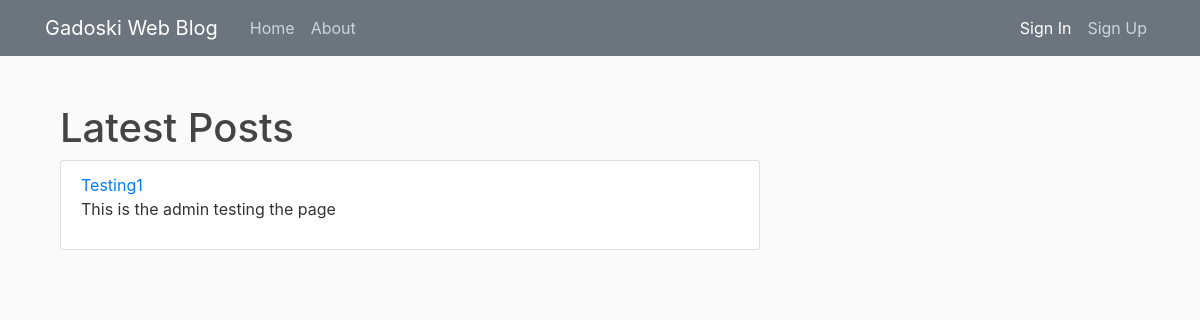
Before: /latest-posts with the older database file.
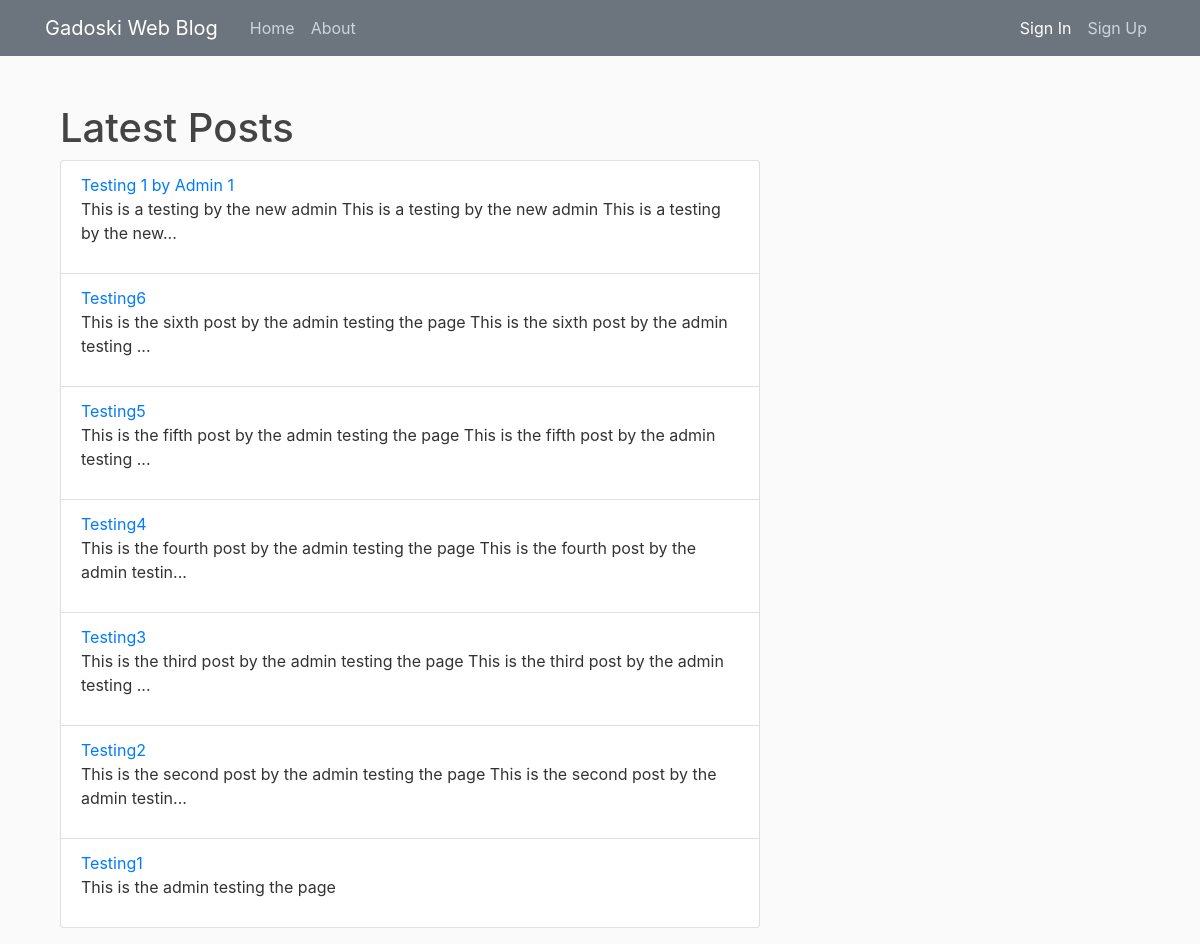
After: the same page with the newer database file.
### flaskblog/models.py (models this page shows, shortened)
class Post(db.Model):
    id = db.Column(db.Integer, primary_key=True)
    title = db.Column(db.String(100), nullable=False)
    date_posted = db.Column(db.DateTime, nullable=False, default=datetime.utcnow)
    content = db.Column(db.Text, nullable=False)
    user_id = db.Column(db.Integer, db.ForeignKey('user.id'), nullable=False)

### flaskblog/users/routes.py (the view)
@users.route('/latest-posts')
def latest_posts():
    page = request.args.get('page', 1, type=int)
    posts = Post.query.order_by(Post.date_posted.desc()).paginate(page=page, per_page=10)
    for post in posts.items:
        post.summary = generate_summary(post.content)
    return render_template('latest_posts.html', posts=posts)

### flaskblog/users/routes.py (called while the page is built)
def generate_summary(content, length=100):
    if len(content) > length:
        return content[:length] + '...'
    return content

### flaskblog/templates/latest_posts.html (shortened to what this page needs)
{% extends "layout.html" %} {% block data %}
<div class="container mt-4">
  <h1>Latest Posts</h1>
  {% if posts.items %}
  <ul class="list-group">
    {% for post in posts.items %}
    <li class="list-group-item">
      <a href="{{ url_for('posts.post', post_id=post.id) }}"
        >{{ post.title }}</a
      >
      <p>{{ post.summary }}</p>
    </li>
    {% endfor %}
  </ul>
  {% else %}
  <p>No posts available.</p>
  {% endif %}
</div>
{% endblock %}

Changed rows visible on the page:
added Post: title "Testing 1 by Admin 1", summary "This is a testing by the new admin This is a testing by the new admin This is a testing by the new..."
added Post: title "Testing6", summary "This is the sixth post by the admin testing the page This is the sixth post by the admin testing ..."
added Post: title "Testing5", summary "This is the fifth post by the admin testing the page This is the fifth post by the admin testing ..."
added Post: title "Testing4", summary "This is the fourth post by the admin testing the page This is the fourth post by the admin testin..."
added Post: title "Testing3", summary "This is the third post by the admin testing the page This is the third post by the admin testing ..."
added Post: title "Testing2", summary "This is the second post by the admin testing the page This is the second post by the admin testin..."
